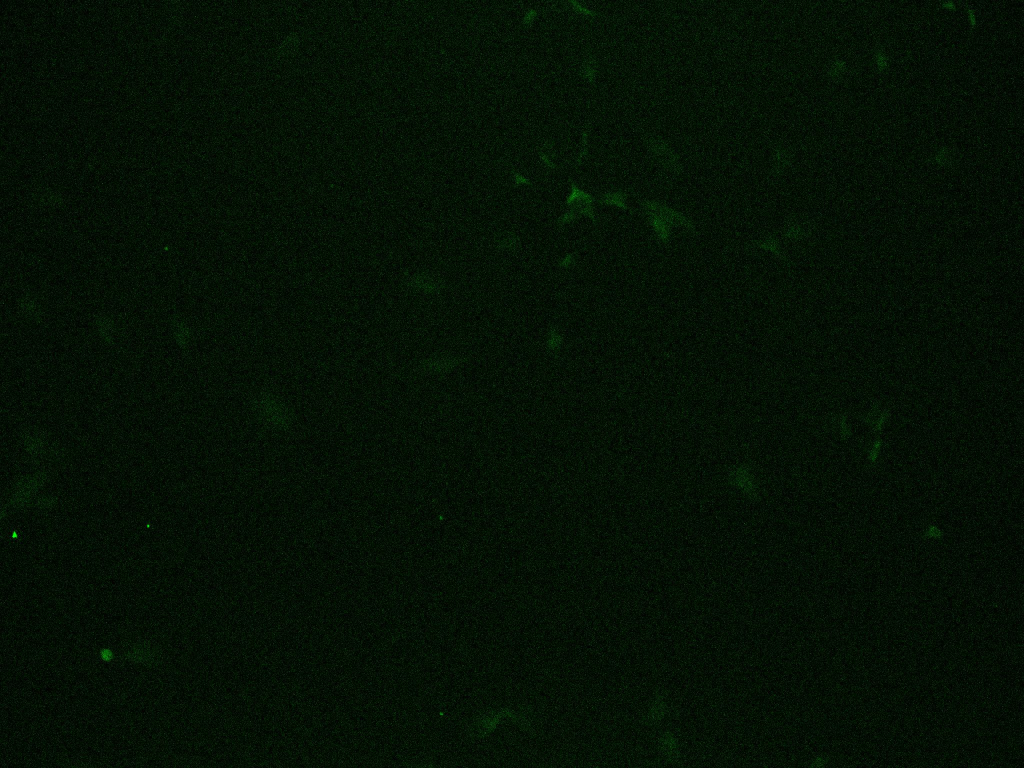
#> input picture sample_data/Pax7/Pax7-5-1.jpg, 2048 x 1536 px, given in place of 1.png, which was not available (shown at 1/2 size)
$ python whitescan.py
#> lines starting #> are read from the running program, lines starting #| are printed output that depends on the picture; pictures that were not available may be replaced by others from this repository, and a replacement may not be noted
import numpy as np
import os
import pandas as pd
from PIL import Image
import cv2

def whitescan(input_path, output_path):

    # Loading in the whitescans
    whitescan1 = Image.open('/mnt/projects/sinhasa3/RE_Background/PAX7/1.png')
#> whitescan1 is the input picture: PIL image 2048x1536 RGB; mean R, G, B 4.5, 17, 4.6
    whitescan1 = np.array(whitescan1)

    whitescan2 = Image.open('/mnt/projects/sinhasa3/RE_Background/PAX7/2.png')
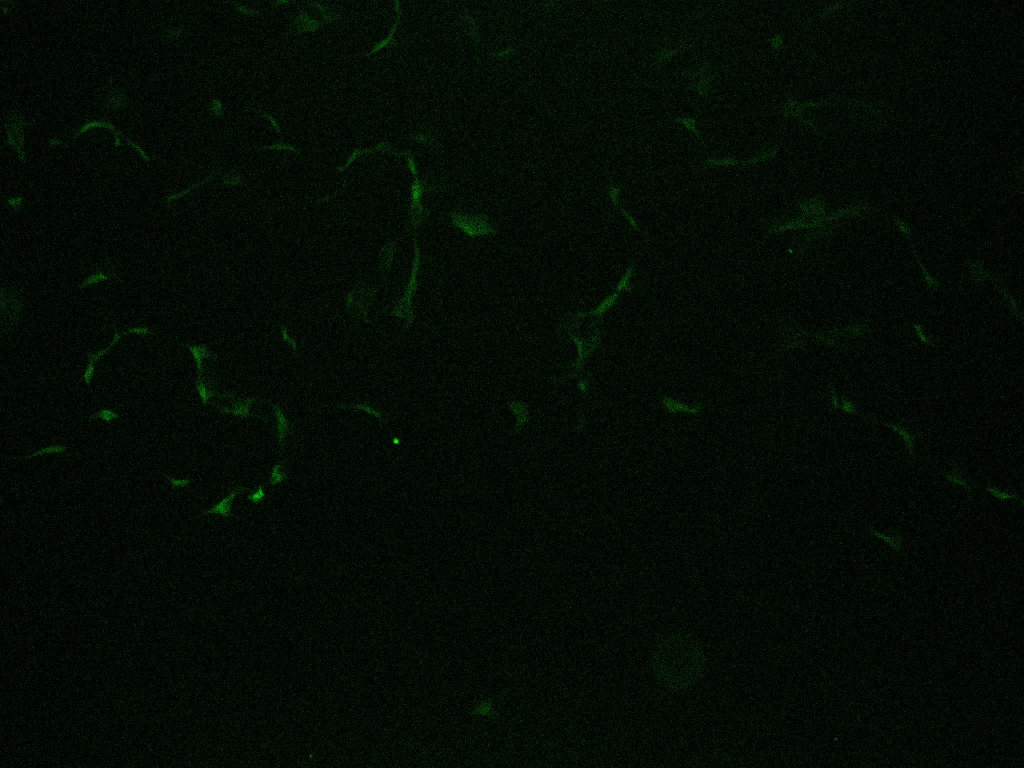
#> input picture sample_data/Pax7/Pax7-5-2.jpg, 2048 x 1536 px, given in place of 2.png, which was not available (shown at 1/2 size)
#> whitescan2 is the input picture: PIL image 2048x1536 RGB; mean R, G, B 3.6, 11.3, 3.7
    whitescan2 = np.array(whitescan2)

    whitescan3 = Image.open('/mnt/projects/sinhasa3/RE_Background/PAX7/3.png')
    whitescan3 = np.array(whitescan3)

    # Average whitescan image
    whitescan = (whitescan3 + whitescan2 + whitescan1)/3
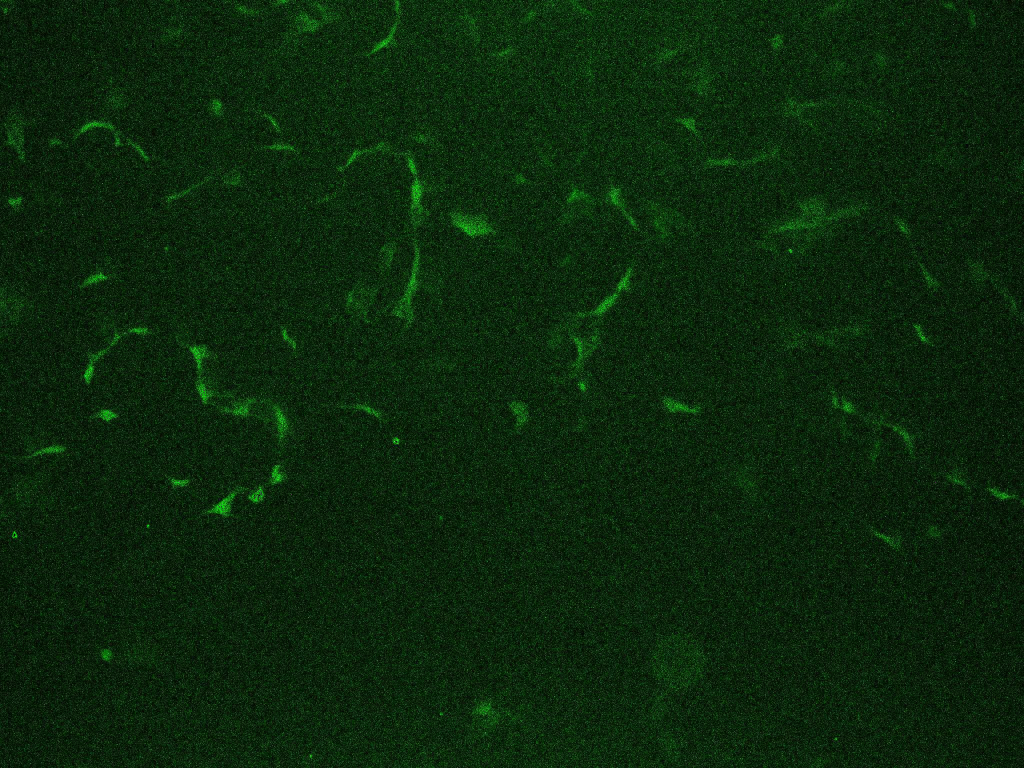
#> whitescan: shape (1536, 2048, 3) float64 (shown at 1/2 size); mean R, G, B 3.9, 13.2, 4; drawn with min black and max white

    # print(whitescan.shape)

    img = Image.open(input_path)
    img = np.array(img)

    # Average whitescan normalization
    # diff = whitescan - img
    # diff[diff<0] = 0
    # print(diff.shape)
    # diff = diff.astype(np.uint8)

    # Average whitescan normalization 2 (usual)
    diff = img - whitescan
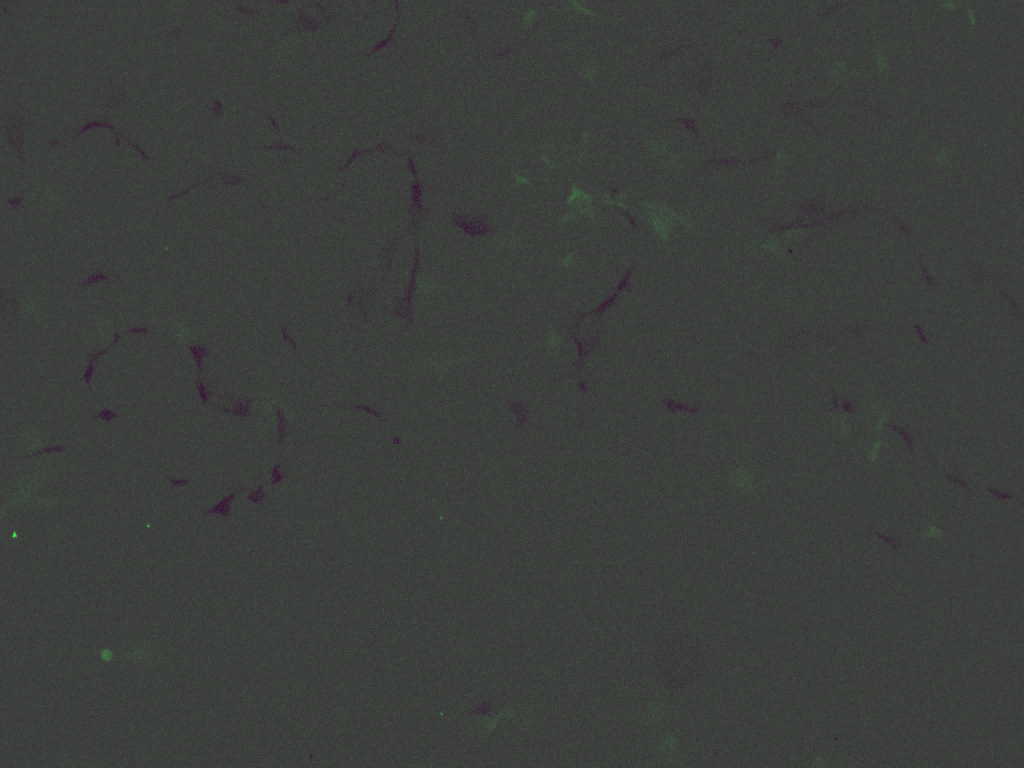
#> diff: shape (1536, 2048, 3) float64 (shown at 1/2 size); mean R, G, B 0.6, 3.8, 0.6; drawn with min black and max white
    diff[diff<0] = 0
    print(diff.shape)
#| (1536, 2048, 3)
    diff = diff.astype(np.uint8)
#> pass 3 of the loop `for filename in os.listdir('./pax_data/Pax7'):`:
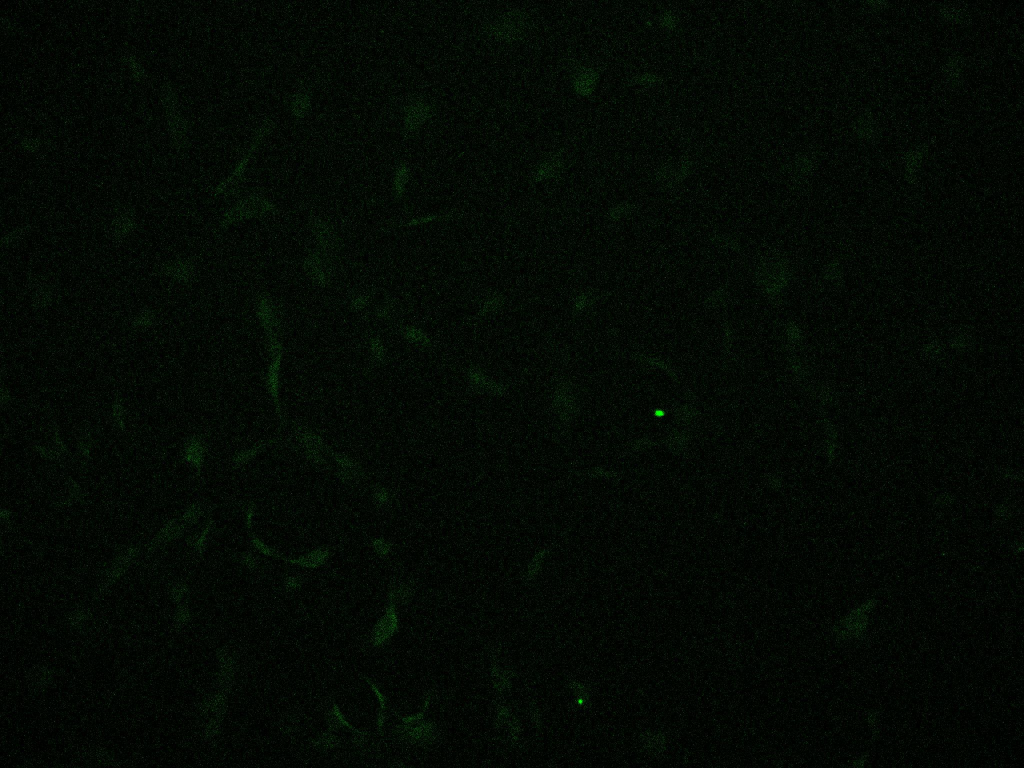
#> input picture sample_data/Pax7/Pax7-5-3.jpg, 2048 x 1536 px, found by its file name (shown at 1/2 size)
#> in whitescan, img is the input picture: PIL image 2048x1536 RGB; mean R, G, B 3.5, 9.1, 3.5
#> in whitescan (call 3), `diff = img - whitescan`:
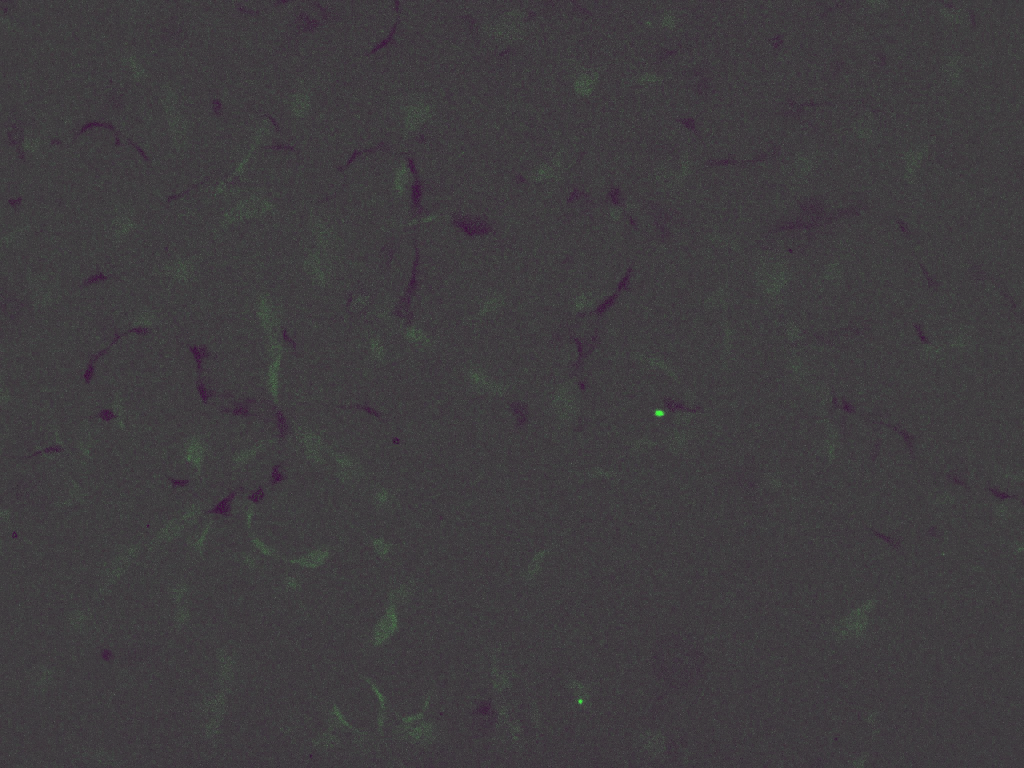
#> diff: shape (1536, 2048, 3) float64 (shown at 1/2 size); mean R, G, B -0.4, -4.1, -0.5; drawn with min black and max white
#| (1536, 2048, 3)

    # [14 lines of commented-out code are left out]
    diff_img = Image.fromarray(diff)
    diff_img.save(output_path)

    # [7 lines of commented-out code are left out]


for filename in os.listdir('./pax_data/Pax7'):
    if filename.endswith('.jpg'):
        input = '/mnt/projects/sinhasa3/pax_data/Pax7/' + filename
        output = '/mnt/projects/sinhasa3/whitescan_opp_Pax7/' + filename
        whitescan(input, output)
